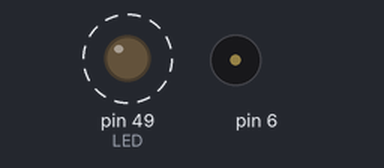
The sketch below on a simulated Arduino Mega 2560, built with avr-gcc and run on an emulated ATmega2560. Shown: output pins drawn as LEDs (lit = HIGH), buzzer (waves = sounding). Dashed ring = blinking. Pins used as bus, display or sensor lines are not drawn; what the sketch prints to the serial monitor is not drawn.

Above: at 1.6 s.
At 7.15 s:
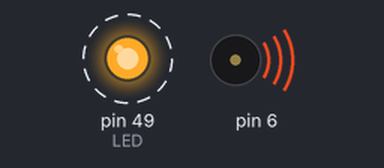
Timing chart, 0 to 7.9 s (numbered marks = the images above):
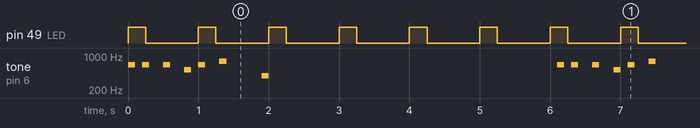

The sketch:

DDS_T1_T2.ino
```cpp
#define E 659 // Hz
#define C 523 // Hz
#define G 784 // Hz
#define g 392 // Hz
#define R 0 // Rest, play no sound
int song[] = {E, R, E, R, R, E, R, R, C, R, E, R, R, G, R, R, R, R, R, g, R};
int note = 0;
boolean light = false;

enum TaskState {
  READY,
  RUNNING,
  SLEEPING,
  DEAD
};

enum FlagState {
  PENDING,
  DONE
};

volatile FlagState sFlag;

typedef struct {
  void (*task)(); // the function pointer
  char name[20]; // name
  int id; // unqiue id
  int state; // the task state
  int start; // number of times tasks was called
  int delay; // delay
} TCBstruct;

TCBstruct taskList[10];
TCBstruct deadTasks[10];
int count = 0;
int numDead = 0;

int task_active = 0;

void sleep(int sleeptime){
  taskList[task_active].state = SLEEPING;
  taskList[task_active].delay = sleeptime;
}

void task_self_quit() {
  taskList[task_active].state = DEAD;
  if (numDead < 10) {
    deadTasks[numDead] = taskList[task_active];
    numDead++;
  }

  for (int i = task_active; i < count - 1; i++) {
    taskList[i] = taskList[i + 1];
  }

  count--;
  task_active--;
}

void task_start(TCBstruct *task) {
  if (task->state == DEAD) {
    task->state = READY;
  }
  if (count < 10) {
    taskList[count] = *task;
    count++;
  }
}

void setup() {
  Serial.begin(9600);

  // DDS set up
  taskList[0] = (TCBstruct) {Task1, "LED Blinker", 1, READY, 0, 0};
  taskList[1] = (TCBstruct) {Task2, "Mario Song", 2, READY, 0, 0};
  taskList[2] = (TCBstruct) {schedule_sync, "Sync", 3, READY, 0, 0};
  count = 3;

  // Task 1 set up
  DDRL |= 1 << DDL0; // set pin 49
  PORTL &= ~(1 << PORTL0); // initial off

  // Task 2 set up
  DDRH |= (1 << PH3); // set pin 6

  TCCR4A = 0;
  TCCR4B = 0;
  TCCR4B |= 1 << WGM42; // CTC Mode
  TCCR4A |= 1 << COM4A0; // toggle pin 6
  TCCR4B |= 1 << CS41; // prescaler 8

  // Interrupt Timer Setup
  TCCR3A = 0;
  TCCR3B = 0;
  TCCR3B |= 1 << WGM32;
  TCCR3B |= 1 << CS31; // prescaler 8
  OCR3A = 4000;  // sets frequency to 2ms
  TIMSK3 |= (1 << OCIE3A); // Timer 3 Compare Match A interrupt

  Serial.println("Setup Complete.");
}

ISR(TIMER3_COMPA_vect) {
  sFlag = DONE;  // Update scheduler flag
}

void loop() {
  while (1) {
    for (int i = 0; i < count; i++) {
      if (taskList[i].state == READY) {
        taskList[i].state = RUNNING;
        task_active = i;
        taskList[i].start++;
        taskList[i].task();
      }
      if (taskList[i].state == RUNNING) {
        taskList[i].state = READY;
      }
    }
  }
}

void schedule_sync() {
  sFlag = PENDING;
  while (sFlag == PENDING) { }
  for (int i = 0; i < count; i++) {
    if (taskList[i].state == SLEEPING) {
      taskList[i].delay -= 2;
      if (taskList[i].delay <= 0) {
        taskList[i].state = READY;
      }
    }
  }
}


void Task1() {
  if (light) {
    PORTL &= ~(1 << PORTL0); // Turn off the LED
    light = false;
    sleep(750); // Sleep for 750ms
  } else {
    PORTL |= 1 << PORTL0; // Turn on the LED
    light = true;
    sleep(250); // Sleep for 250ms
  }
}

void Task2() {
  if (note < sizeof(song) / sizeof(song[0])) {
    if (song[note] == 0) {
      TCCR4A &= ~(1 << COM4A0);
    } else {
      TCCR4A |= 1 << COM4A0;
      OCR4A = 2000000 / (2 * song[note]);
    }
    sleep(100);
  }
  if (note >= sizeof(song) / sizeof(song[0])) {
    TCCR4A &= ~(1 << COM4A0);
    note = 0;
    sleep(4000);
  } else {
    note++;
  }
  return;
}
```

Measured:
- by itself, pin 49 (LED): alternates HIGH for 0.25 s and LOW for 0.75 s
- by itself, tone on pin 6: repeats every 6.1 s: silent 0.10 s, 2 × (659 Hz 0.10 s, silent 0.20 s), 523 Hz 0.10 s, silent 0.10 s, 659 Hz 0.10 s, silent 0.20 s, 784 Hz 0.10 s, silent 0.50 s, 392 Hz 0.10 s, silent 4.1 s, 659 Hz 0.10 s
